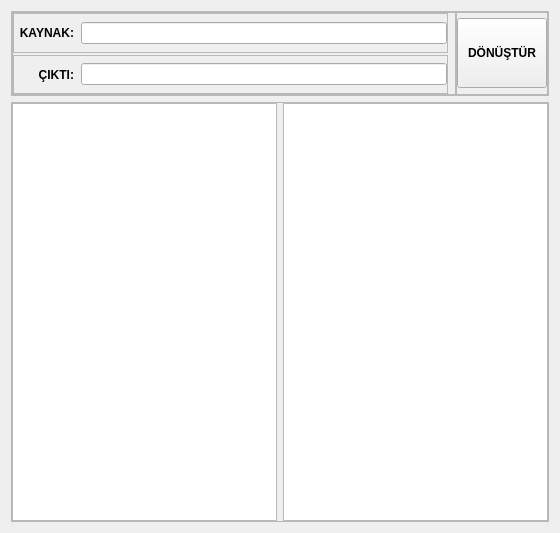
<?xml version="1.0" encoding="UTF-8"?>
<ui version="4.0">
 <class>MainWindow</class>
 <widget class="QMainWindow" name="MainWindow">
  <property name="geometry">
   <rect>
    <x>0</x>
    <y>0</y>
    <width>560</width>
    <height>533</height>
   </rect>
  </property>
  <property name="windowTitle">
   <string>MainWindow</string>
  </property>
  <widget class="QWidget" name="centralWidget">
   <layout class="QVBoxLayout" name="verticalLayout">
    <item>
     <widget class="QFrame" name="frame">
      <property name="minimumSize">
       <size>
        <width>0</width>
        <height>85</height>
       </size>
      </property>
      <property name="maximumSize">
       <size>
        <width>16777215</width>
        <height>85</height>
       </size>
      </property>
      <property name="frameShape">
       <enum>QFrame::StyledPanel</enum>
      </property>
      <property name="frameShadow">
       <enum>QFrame::Raised</enum>
      </property>
      <layout class="QHBoxLayout" name="horizontalLayout">
       <property name="spacing">
        <number>0</number>
       </property>
       <property name="leftMargin">
        <number>0</number>
       </property>
       <property name="topMargin">
        <number>0</number>
       </property>
       <property name="rightMargin">
        <number>0</number>
       </property>
       <property name="bottomMargin">
        <number>0</number>
       </property>
       <item>
        <widget class="QFrame" name="frame_3">
         <property name="frameShape">
          <enum>QFrame::StyledPanel</enum>
         </property>
         <property name="frameShadow">
          <enum>QFrame::Raised</enum>
         </property>
         <layout class="QVBoxLayout" name="verticalLayout_2">
          <property name="spacing">
           <number>2</number>
          </property>
          <property name="leftMargin">
           <number>0</number>
          </property>
          <property name="topMargin">
           <number>0</number>
          </property>
          <property name="rightMargin">
           <number>7</number>
          </property>
          <property name="bottomMargin">
           <number>0</number>
          </property>
          <item>
           <widget class="QFrame" name="frame_4">
            <property name="frameShape">
             <enum>QFrame::StyledPanel</enum>
            </property>
            <property name="frameShadow">
             <enum>QFrame::Raised</enum>
            </property>
            <layout class="QHBoxLayout" name="horizontalLayout_2">
             <property name="spacing">
              <number>7</number>
             </property>
             <property name="leftMargin">
              <number>0</number>
             </property>
             <property name="topMargin">
              <number>0</number>
             </property>
             <property name="rightMargin">
              <number>0</number>
             </property>
             <property name="bottomMargin">
              <number>0</number>
             </property>
             <item>
              <widget class="QLabel" name="label">
               <property name="minimumSize">
                <size>
                 <width>60</width>
                 <height>0</height>
                </size>
               </property>
               <property name="maximumSize">
                <size>
                 <width>60</width>
                 <height>16777215</height>
                </size>
               </property>
               <property name="font">
                <font>
                 <weight>75</weight>
                 <bold>true</bold>
                </font>
               </property>
               <property name="text">
                <string>KAYNAK:</string>
               </property>
               <property name="alignment">
                <set>Qt::AlignRight|Qt::AlignTrailing|Qt::AlignVCenter</set>
               </property>
              </widget>
             </item>
             <item>
              <widget class="QLineEdit" name="kaynak_lineEdit"/>
             </item>
            </layout>
           </widget>
          </item>
          <item>
           <widget class="QFrame" name="frame_6">
            <property name="frameShape">
             <enum>QFrame::StyledPanel</enum>
            </property>
            <property name="frameShadow">
             <enum>QFrame::Raised</enum>
            </property>
            <layout class="QHBoxLayout" name="horizontalLayout_3">
             <property name="spacing">
              <number>7</number>
             </property>
             <property name="leftMargin">
              <number>0</number>
             </property>
             <property name="topMargin">
              <number>0</number>
             </property>
             <property name="rightMargin">
              <number>0</number>
             </property>
             <property name="bottomMargin">
              <number>0</number>
             </property>
             <item>
              <widget class="QLabel" name="label_2">
               <property name="minimumSize">
                <size>
                 <width>60</width>
                 <height>0</height>
                </size>
               </property>
               <property name="maximumSize">
                <size>
                 <width>60</width>
                 <height>16777215</height>
                </size>
               </property>
               <property name="font">
                <font>
                 <weight>75</weight>
                 <bold>true</bold>
                </font>
               </property>
               <property name="text">
                <string>ÇIKTI:</string>
               </property>
               <property name="alignment">
                <set>Qt::AlignRight|Qt::AlignTrailing|Qt::AlignVCenter</set>
               </property>
              </widget>
             </item>
             <item>
              <widget class="QLineEdit" name="cikti_lineEdit"/>
             </item>
            </layout>
           </widget>
          </item>
         </layout>
        </widget>
       </item>
       <item>
        <widget class="QFrame" name="frame_5">
         <property name="frameShape">
          <enum>QFrame::StyledPanel</enum>
         </property>
         <property name="frameShadow">
          <enum>QFrame::Raised</enum>
         </property>
         <layout class="QVBoxLayout" name="verticalLayout_4">
          <property name="spacing">
           <number>0</number>
          </property>
          <property name="leftMargin">
           <number>0</number>
          </property>
          <property name="topMargin">
           <number>0</number>
          </property>
          <property name="rightMargin">
           <number>0</number>
          </property>
          <property name="bottomMargin">
           <number>0</number>
          </property>
          <item>
           <widget class="QPushButton" name="donustur_pushButton">
            <property name="minimumSize">
             <size>
              <width>90</width>
              <height>70</height>
             </size>
            </property>
            <property name="maximumSize">
             <size>
              <width>90</width>
              <height>70</height>
             </size>
            </property>
            <property name="font">
             <font>
              <weight>75</weight>
              <bold>true</bold>
             </font>
            </property>
            <property name="text">
             <string>DÖNÜŞTÜR</string>
            </property>
           </widget>
          </item>
         </layout>
        </widget>
       </item>
      </layout>
     </widget>
    </item>
    <item>
     <widget class="QFrame" name="frame_2">
      <property name="frameShape">
       <enum>QFrame::StyledPanel</enum>
      </property>
      <property name="frameShadow">
       <enum>QFrame::Raised</enum>
      </property>
      <layout class="QHBoxLayout" name="horizontalLayout_4">
       <property name="leftMargin">
        <number>0</number>
       </property>
       <property name="topMargin">
        <number>0</number>
       </property>
       <property name="rightMargin">
        <number>0</number>
       </property>
       <property name="bottomMargin">
        <number>0</number>
       </property>
       <item>
        <widget class="QTextBrowser" name="giris_textBrowser"/>
       </item>
       <item>
        <widget class="QTextBrowser" name="cikis_textBrowser"/>
       </item>
      </layout>
     </widget>
    </item>
   </layout>
  </widget>
 </widget>
 <layoutdefault spacing="6" margin="11"/>
 <resources/>
 <connections/>
</ui>
